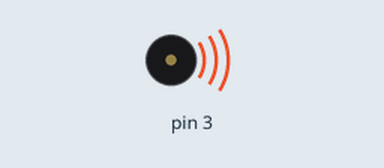
Simulated run of this sketch. Board: Arduino Uno, built with avr-gcc and run on an emulated ATmega328P. On the bench: buzzer (waves = sounding).

Above: at 0.1 s.
Timing chart, 0 to 1.6 s (numbered marks = the images above):
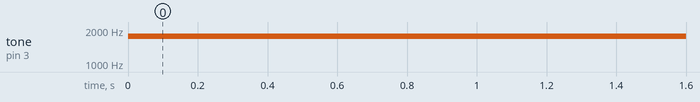

Measured:
- by itself, tone on pin 3: silent → 1760 Hz at 0.00 s

The sketch:

tone.ino
```cpp
void setup() {
  // put your setup code here, to run once:
pinMode(3,OUTPUT);
}

void loop() {
  // put your main code here, to run repeatedly:
tone(3, 1760) ;
}
```
